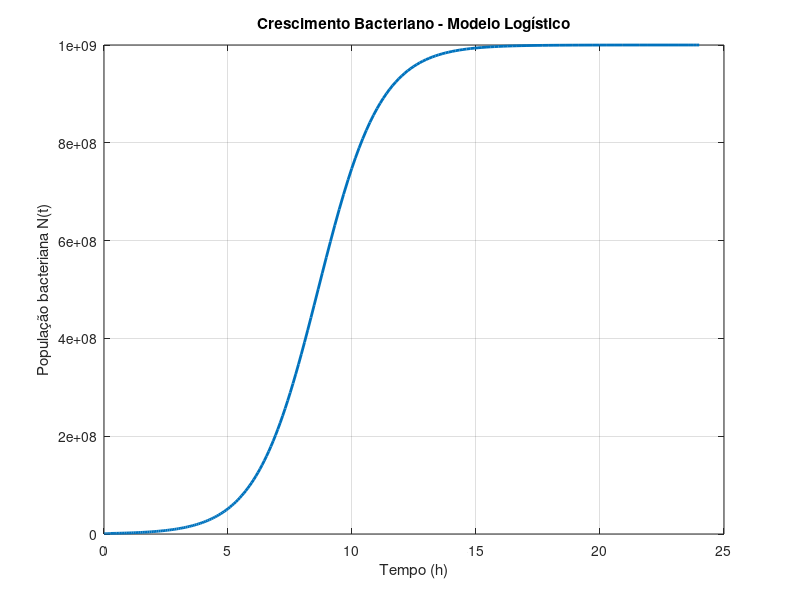
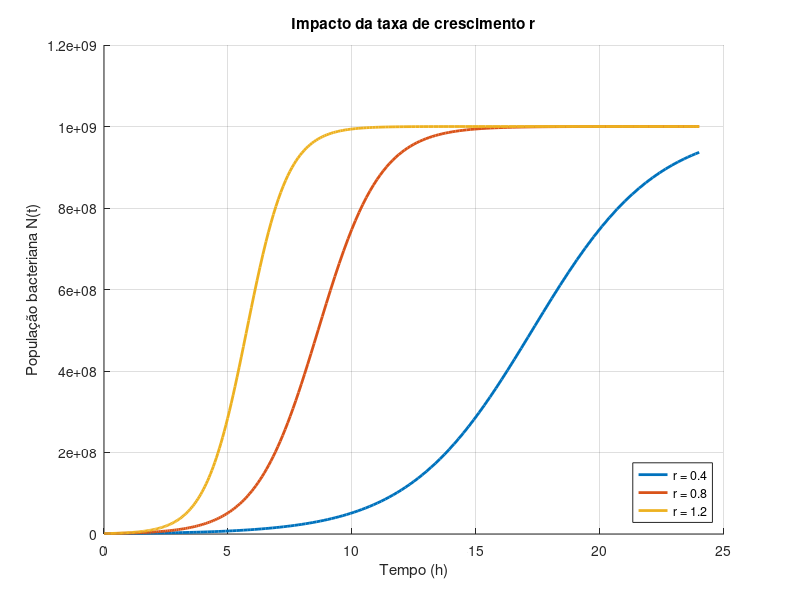

Source code (MATLAB) for these figures, in order:
%% Crescimento bacteriano - modelo logístico
clear;
close all;
clc;

%% Parâmetros
N0 = 1e6;        % população inicial
r  = 0.8;        % taxa de crescimento (1/h)
K  = 1e9;        % capacidade máxima do meio
tspan = [0 24];  % tempo em horas

%% Resolver a ODE
odefun = @(t,N) r*N*(1 - N/K);

opts = odeset('RelTol',1e-6,'AbsTol',1e-9);
[t,N] = ode45(odefun, tspan, N0, opts);

%% Plot principal
figure('Color','w');
plot(t, N, 'LineWidth', 2)
title('Crescimento Bacteriano - Modelo Logístico')
xlabel('Tempo (h)')
ylabel('População bacteriana N(t)')
grid on

%% Comparação com diferentes taxas de crescimento
r_list = [0.4 0.8 1.2];

figure('Color','w');
hold on
for rr = r_list
    [t2,N2] = ode45(@(t,N) rr*N*(1 - N/K), tspan, N0, opts);
    plot(t2, N2, 'LineWidth', 2)
end
hold off

title('Impacto da taxa de crescimento r')
xlabel('Tempo (h)')
ylabel('População bacteriana N(t)')
legend('r = 0.4','r = 0.8','r = 1.2','Location','southeast')
grid on
